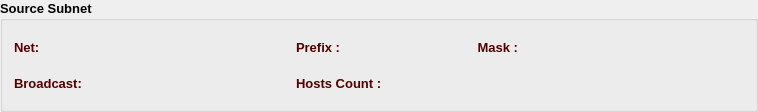
    <widget class="QGroupBox" name="ipGB">
     <property name="font">
      <font>
       <family>Tahoma</family>
       <pointsize>10</pointsize>
       <weight>75</weight>
       <bold>true</bold>
      </font>
     </property>
     <property name="title">
      <string>Source Subnet</string>
     </property>
     <layout class="QVBoxLayout" name="verticalLayout_3">
      <item>
       <layout class="QHBoxLayout" name="horizontalLayout_13">
        <item>
         <widget class="QLabel" name="label_7">
          <property name="minimumSize">
           <size>
            <width>90</width>
            <height>30</height>
           </size>
          </property>
          <property name="maximumSize">
           <size>
            <width>90</width>
            <height>30</height>
           </size>
          </property>
          <property name="font">
           <font>
            <family>Tahoma</family>
            <pointsize>10</pointsize>
            <weight>75</weight>
            <bold>true</bold>
           </font>
          </property>
          <property name="styleSheet">
           <string notr="true">color: rgb(85, 0, 0);</string>
          </property>
          <property name="text">
           <string>Net:</string>
          </property>
         </widget>
        </item>
        <item>
         <widget class="QLabel" name="srcNetLbl">
          <property name="sizePolicy">
           <sizepolicy hsizetype="Expanding" vsizetype="Preferred">
            <horstretch>0</horstretch>
            <verstretch>0</verstretch>
           </sizepolicy>
          </property>
          <property name="minimumSize">
           <size>
            <width>180</width>
            <height>30</height>
           </size>
          </property>
          <property name="maximumSize">
           <size>
            <width>500</width>
            <height>30</height>
           </size>
          </property>
          <property name="font">
           <font>
            <family>Tahoma</family>
            <pointsize>10</pointsize>
            <weight>75</weight>
            <bold>true</bold>
           </font>
          </property>
          <property name="styleSheet">
           <string notr="true">color: rgb(85, 0, 127);</string>
          </property>
          <property name="text">
           <string/>
          </property>
         </widget>
        </item>
        <item>
         <widget class="QLabel" name="label_10">
          <property name="minimumSize">
           <size>
            <width>80</width>
            <height>30</height>
           </size>
          </property>
          <property name="maximumSize">
           <size>
            <width>80</width>
            <height>30</height>
           </size>
          </property>
          <property name="font">
           <font>
            <family>Tahoma</family>
            <pointsize>10</pointsize>
            <weight>75</weight>
            <bold>true</bold>
           </font>
          </property>
          <property name="styleSheet">
           <string notr="true">color: rgb(85, 0, 0);</string>
          </property>
          <property name="text">
           <string>Prefix :</string>
          </property>
          <property name="alignment">
           <set>Qt::AlignLeading|Qt::AlignLeft|Qt::AlignVCenter</set>
          </property>
         </widget>
        </item>
        <item>
         <widget class="QLabel" name="srcPrefixLbl">
          <property name="minimumSize">
           <size>
            <width>50</width>
            <height>30</height>
           </size>
          </property>
          <property name="maximumSize">
           <size>
            <width>50</width>
            <height>30</height>
           </size>
          </property>
          <property name="font">
           <font>
            <family>Tahoma</family>
            <pointsize>10</pointsize>
           </font>
          </property>
          <property name="styleSheet">
           <string notr="true">color: rgb(85, 0, 127);</string>
          </property>
          <property name="text">
           <string/>
          </property>
         </widget>
        </item>
        <item>
         <widget class="QLabel" name="label_9">
          <property name="minimumSize">
           <size>
            <width>80</width>
            <height>30</height>
           </size>
          </property>
          <property name="maximumSize">
           <size>
            <width>80</width>
            <height>30</height>
           </size>
          </property>
          <property name="font">
           <font>
            <family>Tahoma</family>
            <pointsize>10</pointsize>
            <weight>75</weight>
            <bold>true</bold>
           </font>
          </property>
          <property name="styleSheet">
           <string notr="true">color: rgb(85, 0, 0);</string>
          </property>
          <property name="text">
           <string>Mask :</string>
          </property>
          <property name="alignment">
           <set>Qt::AlignRight|Qt::AlignTrailing|Qt::AlignVCenter</set>
          </property>
         </widget>
        </item>
        <item>
         <widget class="QLabel" name="srcMaskLbl">
          <property name="sizePolicy">
           <sizepolicy hsizetype="Expanding" vsizetype="Preferred">
            <horstretch>0</horstretch>
            <verstretch>0</verstretch>
           </sizepolicy>
          </property>
          <property name="minimumSize">
           <size>
            <width>180</width>
            <height>30</height>
           </size>
          </property>
          <property name="maximumSize">
           <size>
            <width>500</width>
            <height>30</height>
           </size>
          </property>
          <property name="font">
           <font>
            <family>Tahoma</family>
            <pointsize>10</pointsize>
            <weight>75</weight>
            <bold>true</bold>
           </font>
          </property>
          <property name="styleSheet">
           <string notr="true">color: rgb(85, 0, 127);</string>
          </property>
          <property name="text">
           <string/>
          </property>
         </widget>
        </item>
        <item>
         <spacer name="horizontalSpacer_2">
          <property name="orientation">
           <enum>Qt::Horizontal</enum>
          </property>
          <property name="sizeHint" stdset="0">
           <size>
            <width>40</width>
            <height>20</height>
           </size>
          </property>
         </spacer>
        </item>
       </layout>
      </item>
      <item>
       <layout class="QHBoxLayout" name="horizontalLayout_12">
        <item>
         <widget class="QLabel" name="label_11">
          <property name="minimumSize">
           <size>
            <width>90</width>
            <height>30</height>
           </size>
          </property>
          <property name="maximumSize">
           <size>
            <width>90</width>
            <height>30</height>
           </size>
          </property>
          <property name="font">
           <font>
            <family>Tahoma</family>
            <pointsize>10</pointsize>
            <weight>75</weight>
            <bold>true</bold>
           </font>
          </property>
          <property name="styleSheet">
           <string notr="true">color: rgb(85, 0, 0);</string>
          </property>
          <property name="text">
           <string>Broadcast:</string>
          </property>
         </widget>
        </item>
        <item>
         <widget class="QLabel" name="srcBcLbl">
          <property name="sizePolicy">
           <sizepolicy hsizetype="Expanding" vsizetype="Preferred">
            <horstretch>0</horstretch>
            <verstretch>0</verstretch>
           </sizepolicy>
          </property>
          <property name="minimumSize">
           <size>
            <width>180</width>
            <height>30</height>
           </size>
          </property>
          <property name="maximumSize">
           <size>
            <width>500</width>
            <height>30</height>
           </size>
          </property>
          <property name="font">
           <font>
            <family>Tahoma</family>
            <pointsize>10</pointsize>
            <weight>75</weight>
            <bold>true</bold>
           </font>
          </property>
          <property name="styleSheet">
           <string notr="true">color: rgb(85, 0, 127);</string>
          </property>
          <property name="text">
           <string/>
          </property>
         </widget>
        </item>
        <item>
         <widget class="QLabel" name="label_12">
          <property name="minimumSize">
           <size>
            <width>130</width>
            <height>30</height>
           </size>
          </property>
          <property name="maximumSize">
           <size>
            <width>130</width>
            <height>30</height>
           </size>
          </property>
          <property name="font">
           <font>
            <family>Tahoma</family>
            <pointsize>10</pointsize>
            <weight>75</weight>
            <bold>true</bold>
           </font>
          </property>
          <property name="styleSheet">
           <string notr="true">color: rgb(85, 0, 0);</string>
          </property>
          <property name="text">
           <string>Hosts Count :</string>
          </property>
          <property name="alignment">
           <set>Qt::AlignLeading|Qt::AlignLeft|Qt::AlignVCenter</set>
          </property>
         </widget>
        </item>
        <item>
         <widget class="QLabel" name="srcHostLbl">
          <property name="minimumSize">
           <size>
            <width>150</width>
            <height>30</height>
           </size>
          </property>
          <property name="maximumSize">
           <size>
            <width>150</width>
            <height>30</height>
           </size>
          </property>
          <property name="font">
           <font>
            <family>Tahoma</family>
            <pointsize>10</pointsize>
            <weight>75</weight>
            <bold>true</bold>
           </font>
          </property>
          <property name="styleSheet">
           <string notr="true">color: rgb(85, 0, 127);</string>
          </property>
          <property name="text">
           <string/>
          </property>
         </widget>
        </item>
        <item>
         <spacer name="horizontalSpacer_3">
          <property name="orientation">
           <enum>Qt::Horizontal</enum>
          </property>
          <property name="sizeHint" stdset="0">
           <size>
            <width>40</width>
            <height>20</height>
           </size>
          </property>
         </spacer>
        </item>
       </layout>
      </item>
     </layout>
    </widget>
